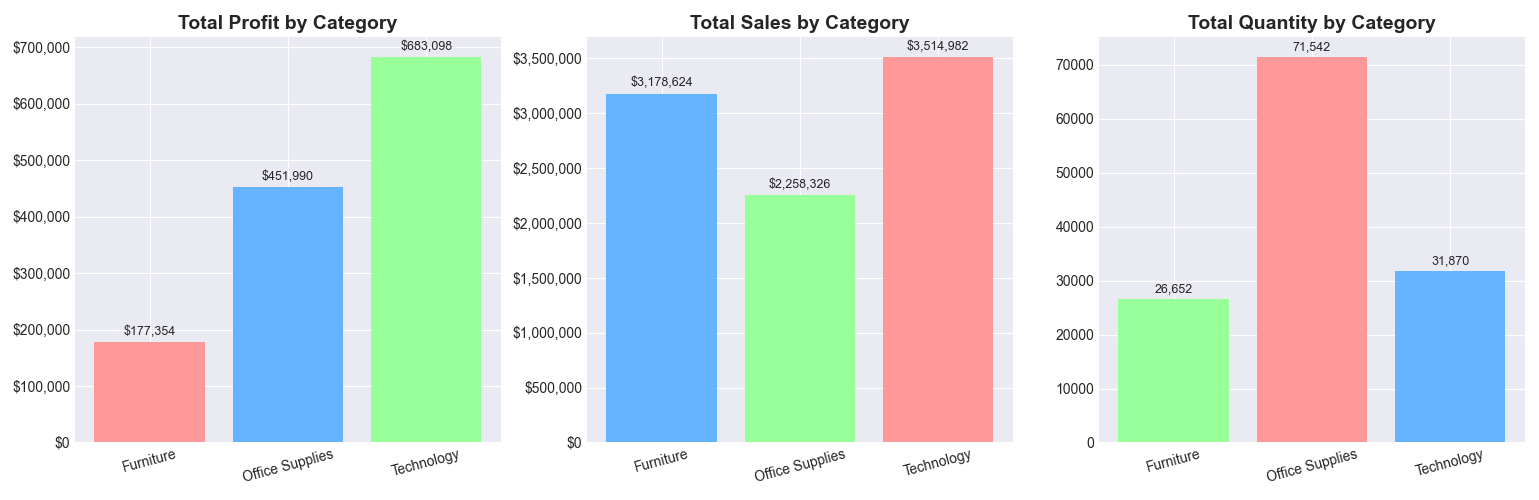

Reproduce this figure in Python.
import pandas as pd
import matplotlib.pyplot as plt
from matplotlib.ticker import FuncFormatter

# 1. Load CSV with Pandas
file_path = r"C:/Users/LENOVO/Desktop/Big_Data_Analysis_GEC/visualization-BDA-fork/dataset/sample-superstore.csv"
df = pd.read_csv(file_path)

# 2. Group by Product Category
category_stats = (
    df.groupby("Product Category")[["Profit", "Sales", "Quantity ordered new"]]
    .sum()
    .sort_values("Profit")
)

# 3. Plot
plt.style.use("seaborn-v0_8-darkgrid")
fig, axes = plt.subplots(1, 3, figsize=(16, 5))

# --- Profit Chart ---
bars1 = axes[0].bar(category_stats.index, category_stats["Profit"],
                    color=["#ff9999", "#66b3ff", "#99ff99"])
axes[0].set_title("Total Profit by Category", fontsize=14, fontweight="bold")
axes[0].yaxis.set_major_formatter(FuncFormatter(lambda x, _: f"${x:,.0f}"))
for bar in bars1:
    axes[0].annotate(f"${bar.get_height():,.0f}", 
                     xy=(bar.get_x() + bar.get_width() / 2, bar.get_height()),
                     xytext=(0, 5), textcoords="offset points", 
                     ha='center', fontsize=9)

# --- Sales Chart ---
bars2 = axes[1].bar(category_stats.index, category_stats["Sales"],
                    color=["#66b3ff", "#99ff99", "#ff9999"])
axes[1].set_title("Total Sales by Category", fontsize=14, fontweight="bold")
axes[1].yaxis.set_major_formatter(FuncFormatter(lambda x, _: f"${x:,.0f}"))
for bar in bars2:
    axes[1].annotate(f"${bar.get_height():,.0f}", 
                     xy=(bar.get_x() + bar.get_width() / 2, bar.get_height()),
                     xytext=(0, 5), textcoords="offset points", 
                     ha='center', fontsize=9)

# --- Quantity Chart ---
bars3 = axes[2].bar(category_stats.index, category_stats["Quantity ordered new"],
                    color=["#99ff99", "#ff9999", "#66b3ff"])
axes[2].set_title("Total Quantity by Category", fontsize=14, fontweight="bold")
for bar in bars3:
    axes[2].annotate(f"{bar.get_height():,.0f}", 
                     xy=(bar.get_x() + bar.get_width() / 2, bar.get_height()),
                     xytext=(0, 5), textcoords="offset points", 
                     ha='center', fontsize=9)

# Formatting
for ax in axes:
    ax.set_xticklabels(category_stats.index, rotation=15)

plt.tight_layout()
plt.savefig("category_analysis_simple.png", dpi=300)
plt.show()
